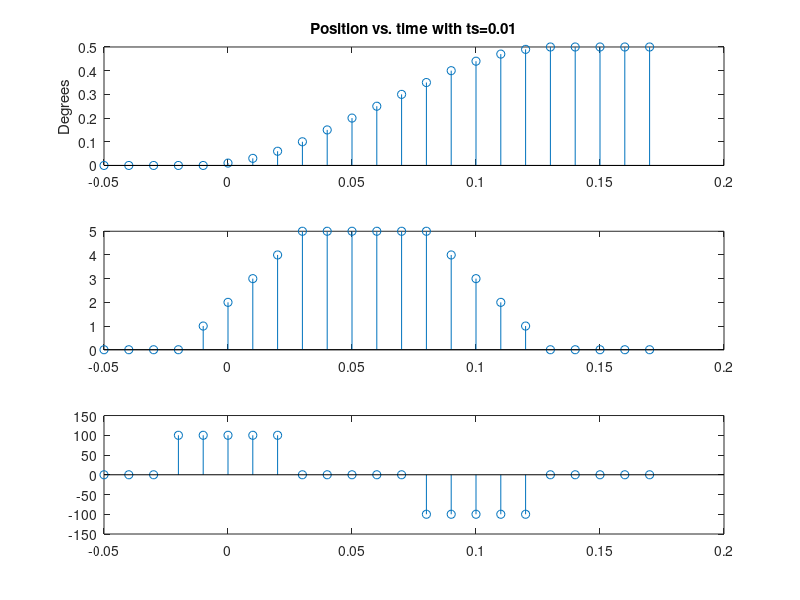

MATLAB code to generate this figure:
%% Linear velocity and acceleration limiting filter for Hubo
% Author: Rob Ellenberg
% This filter uses cascaded moving average filters to limit the normalized
% velocity, acceleration, and jerk of a signal.  Normalized velocity is
% defined as:
% (position/input) / (t/Ts) = %input / sample
% Normalized acceleration and jerk are similar.
% This should be useful as a non-realtime smoothing algorithm for simple
% gestures. If the maximum possible step input is known (i.e. from one
% position limit to the other), then it is possible 

close all
clear all


Lx = 10; 
Lv = 5; 
La = 2;

L=(Lx+Lv+La); 
fprintf('Filter takes %d samples to reach steady state\n',L)
n = L+5;

xBuffer=zeros(Lx,1);
vBuffer=zeros(Lv,1);
aBuffer=zeros(La,1);
y=zeros(n,1);
jn1=0;


for k = 0:n
    xn = 1;        % target pos
    
    %The circular buffer here is ugly due to the 1-indexing of matlab
    % With a mod function in orocos script, this would be relatively easy
    % to implement
    
    %The previous value is 1 step behind k in the circular buffer, while
    %the oldest value resides at index k.  Use mod to convert circular
    %index to linear index
    vn=xn/Lx+vBuffer(mod(k,Lv)+1)-xBuffer(mod(k+1,Lx)+1)/Lx;
    an=vn/Lv+aBuffer(mod(k,La)+1)-vBuffer(mod(k+1,Lv)+1)/Lv;
    jn=an/La+jn1-aBuffer(mod(k,La)+1)/La;
    
    %Update value at current index in circular buffers with new data
    xBuffer(mod(k+1,Lx)+1)=xn;
    vBuffer(mod(k+1,Lv)+1)=vn;
    aBuffer(mod(k+1,La)+1)=an;
    jn1=jn;
    y(k+1)=jn;
end

%% Plot the data
% The index goofiness below is due the diff cutting the vectors down by 1
% each time
Ts=.01;

y=[zeros(5,1);y];
t=[(-5*Ts:Ts:-Ts)';Ts*(0:n)'];
dydt=diff(y)/Ts;
d2ydt2=diff(y,2)/Ts^2;

figure(2)
subplot(3,1,1)
stem(t(1:end-5),y(1:end-5));
title(sprintf('Position vs. time with ts=%0.2f',Ts))
ylabel('Degrees')
subplot(3,1,2)
title(sprintf('Velocity vs. time with ts=%0.2f',Ts))
ylabel('Degrees / sec')
stem(t(1:end-5),dydt(1:end-4));
subplot(3,1,3)
title(sprintf('Acceleration vs. time with ts=%0.2f',Ts))
ylabel('Degrees/sec^2')
xlabel('time, sec')
stem(t(1:end-5),d2ydt2(1:end-3));

